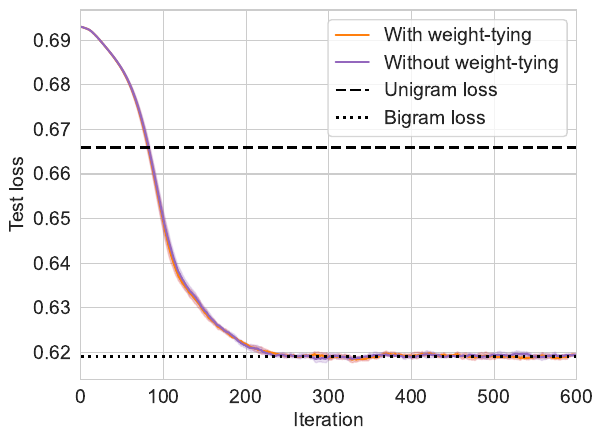

Here is the Python script that generated this plot:
#%%
import wandb
import pandas as pd
import seaborn as sns
from matplotlib import pyplot as plt
import numpy as np

api = wandb.Api()

def moving_average(a, n=3):
	t = np.floor(n/2).astype(int)
	b = np.zeros(a.shape)
	for i in range(b.shape[-1]):
		b[i] = np.mean(a[max(0, i-t):min(i+t+1, a.shape[-1])])
	
	return b

df1 = []
losses1 = []
for run in api.runs("mamba-markov/markov-simple-mlp-with-tying"):
    try:
        df1.append(run.history(samples=20000000))
    except:
        pass

df2 = []
losses2 = []
for run in api.runs("mamba-markov/markov-simple-mlp-without-tying"):
    try:
        df2.append(run.history(samples=20000000))
    except:
        pass

for h in df1:
    loss = h["val/loss"].values[:]
    loss = loss[~np.isnan(loss)]
    loss = moving_average(loss, n=20)
    losses1.append(loss)
    
loss1 = np.stack(losses1)
loss_mean1 = np.nanmean(loss1, axis=0)
loss_std1 = np.nanstd(loss1, axis=0)

for h in df2:
    loss = h["val/loss"].values[:]
    loss = loss[~np.isnan(loss)]
    loss = moving_average(loss, n=20)
    losses2.append(loss)
    
loss2 = np.stack(losses2)
loss_mean2 = np.nanmean(loss2, axis=0)
loss_std2 = np.nanstd(loss2, axis=0)

#
sns.set_style("whitegrid")

fig, ax = plt.subplots()
ax.plot(loss_mean1, color="tab:orange", label="With weight-tying", linewidth=1.5)
ax.plot(loss_mean2, color="tab:purple", label="Without weight-tying", linewidth=1.5)
ax.fill_between(range(len(loss_mean1)), loss_mean1-loss_std1, loss_mean1+loss_std1, color="tab:red", alpha=0.2)
ax.fill_between(range(len(loss_mean2)), loss_mean2-loss_std2, loss_mean2+loss_std2, color="tab:purple", alpha=0.2)
ax.axhline(y = 0.666, color="black", linestyle = '--', label="Unigram loss", linewidth=2)
ax.axhline(y = 0.619, color="black", linestyle = 'dotted', label="Bigram loss", linewidth=2)
ax.set(xlabel="Iteration", ylabel="Test loss")
ax.xaxis.label.set_fontsize(14)
ax.yaxis.label.set_fontsize(14)
plt.xlim((0,600))
#plt.ylim((0,2))
plt.xticks(fontsize=14)
plt.yticks(fontsize=14)
ax.legend(prop={'size': 14}, handlelength=1.7)
ax.grid(True, which="both")
fig.savefig("loss-mlp.pdf", bbox_inches='tight')
